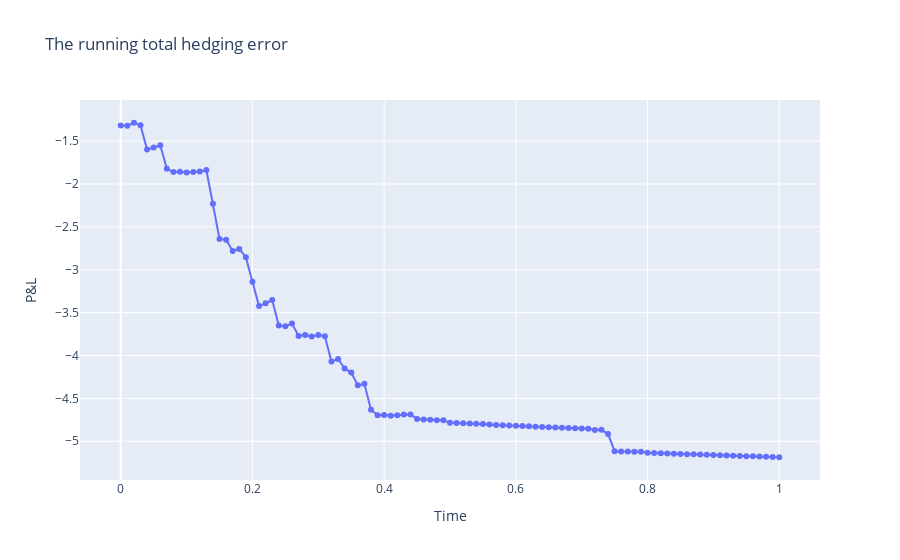

Source (notebook cell):
### Markdown cell above
### Figure 47.3 i
![image.png](attachment:image.png)

### Code cell
fig = go.Figure()

fig.add_trace(go.Scatter(x=table.index, y=table['Hedge Error'], mode='lines+markers', name='P&L'))

fig.update_layout(
    title='The running total hedging error', 
    xaxis_title='Time', 
    yaxis=dict(
        title='P&L'
    )
)

fig.show()
